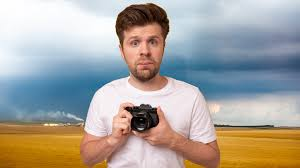
#> input picture 01_sandbox/image_cv.jpg, 300 x 168 px
$ python opencv_first.py
#> lines starting #> are read from the running program, lines starting #| are printed output that depends on the picture
import cv2

# открываем изображение
img_main = cv2.imread("image_cv.jpg", cv2.IMREAD_GRAYSCALE)
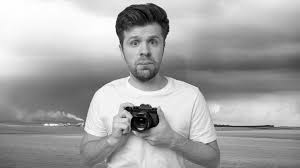
#> img_main: shape (168, 300); min 0, max 255, mean 165.4
img_grayscale = cv2.imread("image_cv.jpg", cv2.IMREAD_GRAYSCALE)
image_unchanged = cv2.imread("image_cv.jpg", cv2.IMREAD_UNCHANGED)
#> image_unchanged is the input picture: shape (168, 300, 3); mean B, G, R 157.3, 164.6, 169.9

cv2.imshow("Оригинал", img_main)
cv2.imshow("Ч/Б", img_grayscale)
cv2.imshow("ХЗ", image_unchanged)
cv2.waitKey(0)
cv2.destroyAllWindows()

$ run again, with 01_sandbox/apples.jpg copied over 01_sandbox/image_cv.jpg
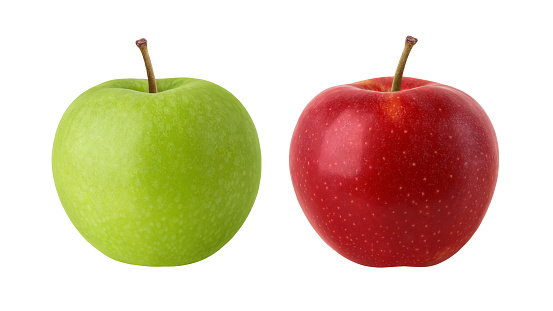
#> input picture 01_sandbox/apples.jpg, 553 x 311 px
#> `img_main = cv2.imread("image_cv.jpg", cv2.IMREAD_GRAYSCALE)`:
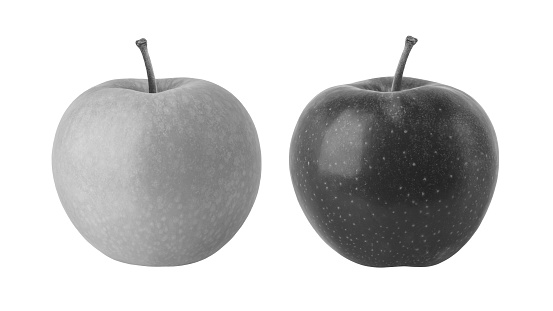
#> img_main: shape (311, 553); min 30, max 255, mean 203.6
#> image_unchanged is the input picture: shape (311, 553, 3); mean B, G, R 176.6, 200.6, 219.6
